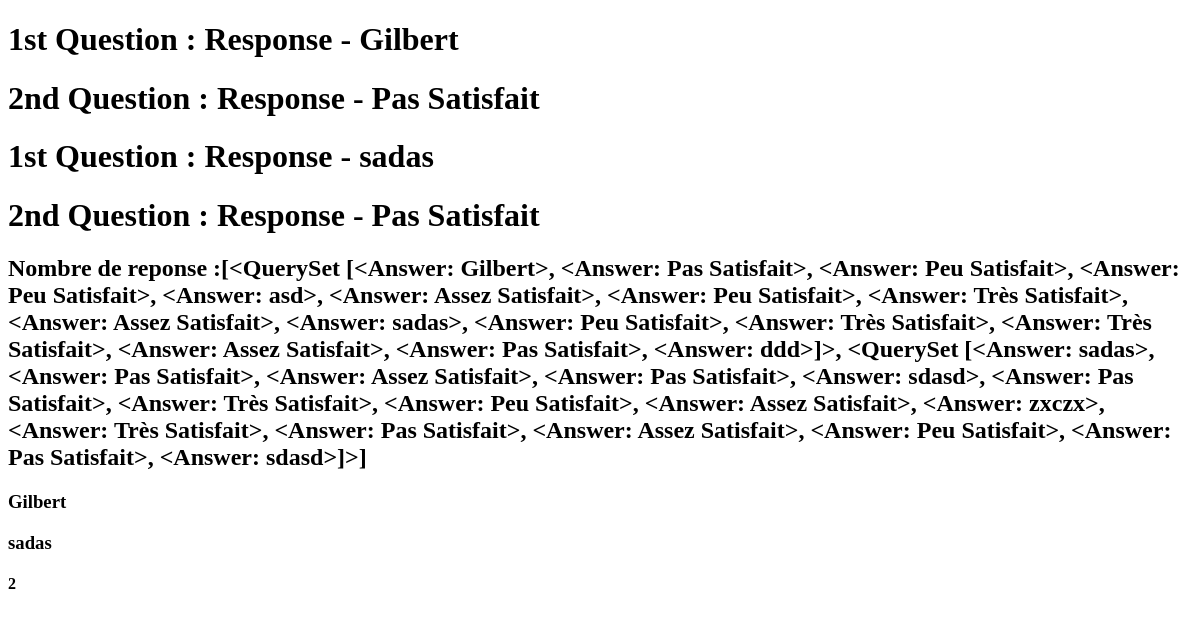
/dashboard/3/3/, run on an earlier commit of the app's database.
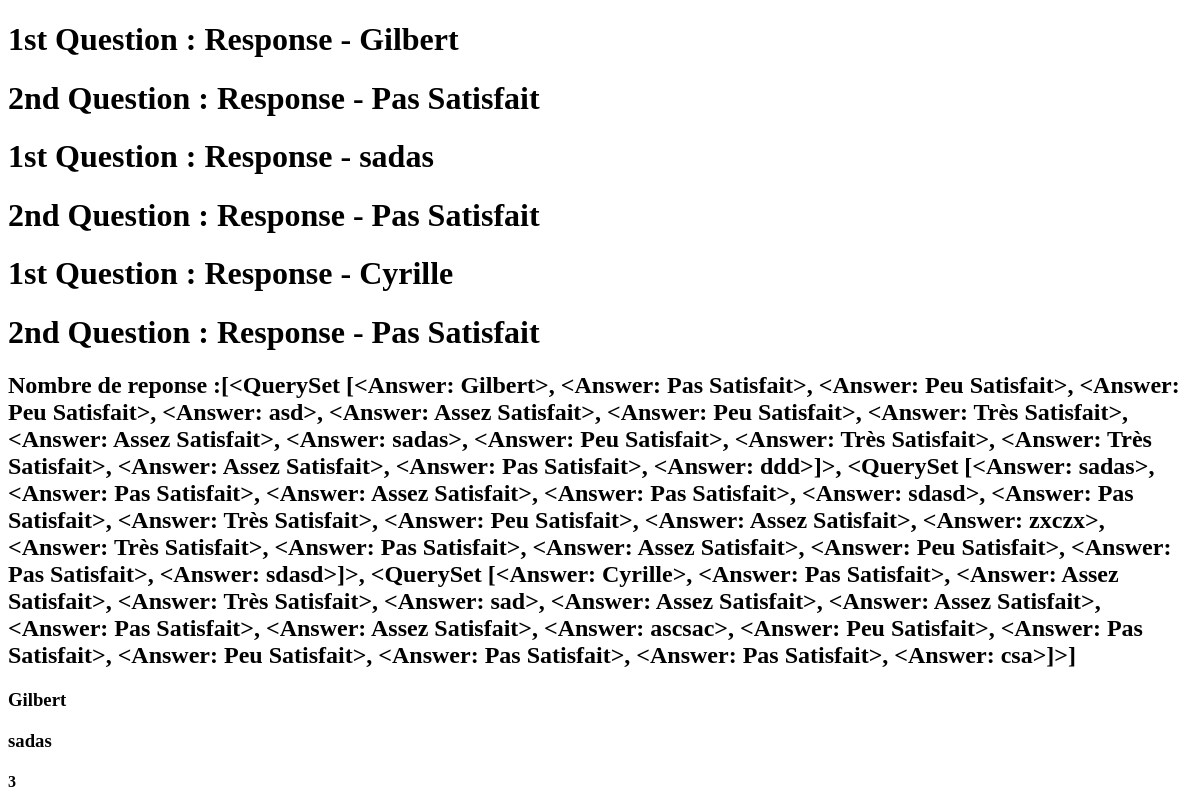
And on a later commit of the database.
### epsi/models.py (models this page shows)
class Answer(models.Model):
    idx = models.AutoField(primary_key=True)
    response = models.CharField(max_length=120)
    question_idx = models.ForeignKey("Question", on_delete=models.CASCADE)
    etudiant_idx = models.ForeignKey("Etudiant", on_delete=models.CASCADE)
    class Meta:
        verbose_name_plural = "Answer"
    def __str__(self):
        return self.response

### dashboard/views.py (the view)
# urls.py: path('<int:grade_code>/<int:idx>/', views.result, name='result2'),
def result(request, grade_code, idx):
    professeur = get_object_or_404(Professeur, pk=idx)
    etudiant = Etudiant.objects.all().filter(professeur_idx_id=professeur.idx)
    etudiant_count = Etudiant.objects.all().filter(professeur_idx_id=professeur.idx).count()
    print("etudiant_count")
    print(etudiant_count)
    etudiant_queryset_list = []
    for e in etudiant:
        etudiant_queryset_list.append(e)
    print("etudiant_queryset_list")
    print(etudiant_queryset_list)
    etudiant_idx_list =[]
    for i in range(etudiant_count):
        etudiant_idx_list.append(etudiant_queryset_list[i].idx)
    print("etudiant_idx_list")
    print(etudiant_idx_list)
    question_count = Question.objects.all().count()
    print(question_count)
    answer_list=[]
    for i in range(etudiant_count):
        answer_list.append(Answer.objects.filter(etudiant_idx_id=etudiant_idx_list[i]))
    print("answer_list")
    for i in range(etudiant_count):
        print(answer_list[i][0])
    context = {'answer_list': answer_list}
    return render(request, "dashboard/dashboard_result.html", context)

### epsi/models.py (called while the page is built)
    def __str__(self):
        return str(self.idx)

### dashboard/templates/dashboard/dashboard_result.html (shortened to what this page needs)
<!DOCTYPE html>
<html lang="en">
<head>
</head>
<body>
    {% for results in answer_list %}
<h1>1st Question : Response - {{ results.0 }}</h1>
<h1>2nd Question : Response - {{ results.1 }}</h1>
    {%endfor%}
<div>
    <h2>   Nombre de reponse :{{answer_list}}</h2>
        <h3>    {{answer_list.0.0}}</h3>
        <h3>    {{answer_list.1.0}}</h3>
        <h4> {{answer_list | length}} </h4>
</div>
</body>
</html>

What changed in the data, as far as the page shows it:
computed for Answer "Gilbert": response.response "…<Answer: Pas Satisfait>, <Answer: sdasd>]>]" → "…<Answer: Pas Satisfait>, <Answer: sdasd>]>, <QuerySet [<Answer: Cyrille>, <Answer: Pas Satisfait>, <Answer: Assez Satisfait>, <Answer: Très Satisfait>, <Answer: sad>, <Answer: Assez Satisfait>, <Answer: Assez Satisfait>, <Answer: Pas Satisfait>, <Answer: Assez Satisfait>, <Answer: ascsac>, <Answer: Peu Satisfait>, <Answer: Pas Satisfait>, <Answer: Peu Satisfait>, <Answer: Pas Satisfait>, <Answer: Pas Satisfait>, <Answer: csa>]>]"
added Answer: response "Cyrille"
added Answer: response "Pas Satisfait"
Also different on the page:
{{ answer_list | length }}: "2" → "3"
new list line: "1st Question : Response - 2nd Question : Response -"
